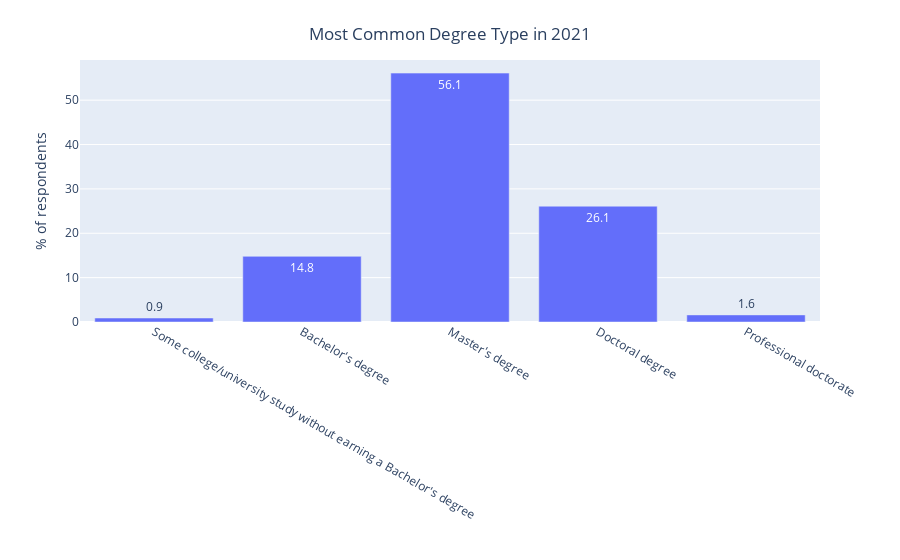

The notebook cell saved with this chart:
### Code cell
responses_df_2021['Q4'].replace(["Bachelorâs degree"], "Bachelor's degree",inplace=True)
responses_df_2021['Q4'].replace(["Masterâs degree"], "Master's degree",inplace=True)
responses_df_2021['Q4'].replace(["Some college/university study without earning a bachelorâs degree"], "Some college/university study without earning a Bachelor's degree",inplace=True)

question_name = 'Q4'
responses_in_order = [#"I prefer not to answer","No formal education past high school",
                      "Some college/university study without earning a Bachelor's degree",
                      "Bachelor's degree","Master's degree","Doctoral degree","Professional doctorate"]
sorted_percentages = count_then_return_percent(responses_df_2021,question_name)[responses_in_order]
title_for_chart = 'Most Common Degree Type'
title_for_y_axis = '% of respondents'
orientation_for_chart = 'v'
  
plotly_bar_chart(response_counts=sorted_percentages,
                 title=title_for_chart,
                 y_axis_title=title_for_y_axis,
                 orientation=orientation_for_chart)

### Figure 1 — Plotly figure (JSON) as saved in the notebook; plotly's stock layout.template omitted (floating-point values rounded to 4 significant figures)
{"data": [{"alignmentgroup": "True", "hovertemplate": "variable=Q4<br>=%{x}<br>% of respondents=%{y}<br>text=%{text}<extra></extra>", "legendgroup": "Q4", "marker": {"color": "#636efa", "pattern": {"shape": ""}}, "name": "Q4", "offsetgroup": "Q4", "orientation": "v", "showlegend": true, "text": [0.9, 14.8, 56.1, 26.1, 1.6], "textposition": "auto", "type": "bar", "x": ["Some college/university study without earning a Bachelor's degree", "Bachelor's degree", "Master's degree", "Doctoral degree", "Professional doctorate"], "xaxis": "x", "y": [0.9, 14.8, 56.1, 26.1, 1.6], "yaxis": "y"}], "layout": {"barmode": "relative", "legend": {"title": {"text": "variable"}, "tracegroupgap": 0}, "margin": {"t": 60}, "showlegend": false, "title": {"text": "Most Common Degree Type in 2021", "x": 0.5, "y": 0.95}, "xaxis": {"anchor": "y", "domain": [0.0, 1.0], "title": {"text": ""}}, "yaxis": {"anchor": "x", "domain": [0.0, 1.0], "title": {"text": "% of respondents"}}}}
